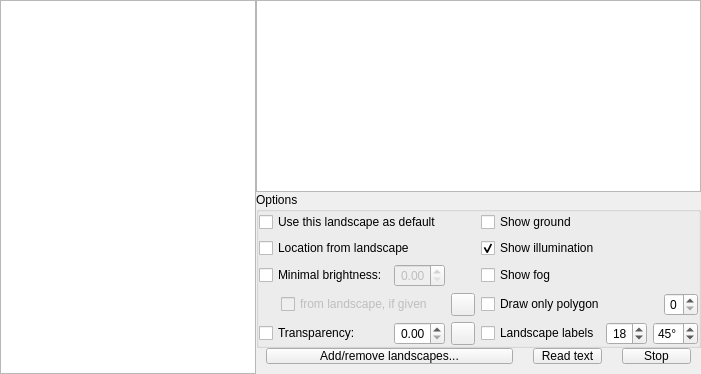
        <widget class="QWidget" name="page_landscape">
         <layout class="QGridLayout" name="gridLayout_3">
          <property name="leftMargin">
           <number>0</number>
          </property>
          <property name="topMargin">
           <number>0</number>
          </property>
          <property name="rightMargin">
           <number>0</number>
          </property>
          <property name="bottomMargin">
           <number>0</number>
          </property>
          <property name="spacing">
           <number>0</number>
          </property>
          <item row="0" column="1">
           <widget class="QTextBrowser" name="landscapeTextBrowser">
            <property name="enabled">
             <bool>true</bool>
            </property>
            <property name="sizePolicy">
             <sizepolicy hsizetype="Expanding" vsizetype="Expanding">
              <horstretch>0</horstretch>
              <verstretch>0</verstretch>
             </sizepolicy>
            </property>
            <property name="frameShape">
             <enum>QFrame::StyledPanel</enum>
            </property>
            <property name="lineWidth">
             <number>1</number>
            </property>
            <property name="verticalScrollBarPolicy">
             <enum>Qt::ScrollBarAsNeeded</enum>
            </property>
            <property name="horizontalScrollBarPolicy">
             <enum>Qt::ScrollBarAlwaysOff</enum>
            </property>
            <property name="openExternalLinks">
             <bool>true</bool>
            </property>
           </widget>
          </item>
          <item row="3" column="1">
           <layout class="QGridLayout" name="landscapeButtonsGridLayout">
            <property name="leftMargin">
             <number>0</number>
            </property>
            <property name="topMargin">
             <number>0</number>
            </property>
            <property name="rightMargin">
             <number>0</number>
            </property>
            <property name="bottomMargin">
             <number>0</number>
            </property>
            <item row="0" column="0" colspan="3">
             <widget class="QPushButton" name="pushButtonAddRemoveLandscapes">
              <property name="styleSheet">
               <string notr="true">margin-left: 10px; margin-right: 10px; margin-bottom:10px;</string>
              </property>
              <property name="text">
               <string>Add/remove landscapes...</string>
              </property>
             </widget>
            </item>
            <item row="0" column="3">
             <widget class="QPushButton" name="pushButtonLandscapes_say">
              <property name="styleSheet">
               <string notr="true">margin-left: 10px; margin-right: 10px; margin-bottom:10px;</string>
              </property>
              <property name="text">
               <string>Read text</string>
              </property>
              <property name="icon">
               <iconset resource="../../data/gui/guiRes.qrc">
                <normaloff>:/graphicGui/uibtStart.png</normaloff>
                <disabledoff>:/graphicGui/uibtStart-disabled.png</disabledoff>:/graphicGui/uibtStart.png</iconset>
              </property>
             </widget>
            </item>
            <item row="0" column="4">
             <widget class="QPushButton" name="pushButtonLandscapes_stop">
              <property name="styleSheet">
               <string notr="true">margin-left: 10px; margin-right: 10px; margin-bottom:10px;</string>
              </property>
              <property name="text">
               <string>Stop</string>
              </property>
              <property name="icon">
               <iconset resource="../../data/gui/guiRes.qrc">
                <normaloff>:/graphicGui/uibtStop.png</normaloff>
                <disabledoff>:/graphicGui/uibtStop-disabled.png</disabledoff>:/graphicGui/uibtStop.png</iconset>
              </property>
             </widget>
            </item>
           </layout>
          </item>
          <item row="1" column="1">
           <widget class="QGroupBox" name="landscapeOptionsGroupBox">
            <property name="sizePolicy">
             <sizepolicy hsizetype="Preferred" vsizetype="Minimum">
              <horstretch>0</horstretch>
              <verstretch>0</verstretch>
             </sizepolicy>
            </property>
            <property name="title">
             <string>Options</string>
            </property>
            <property name="checkable">
             <bool>false</bool>
            </property>
            <layout class="QGridLayout" name="gridLayout_7">
             <property name="leftMargin">
              <number>0</number>
             </property>
             <property name="topMargin">
              <number>0</number>
             </property>
             <property name="rightMargin">
              <number>0</number>
             </property>
             <property name="bottomMargin">
              <number>0</number>
             </property>
             <item row="5" column="0">
              <layout class="QHBoxLayout" name="horizontalLayout_25">
               <property name="leftMargin">
                <number>22</number>
               </property>
               <item>
                <widget class="QCheckBox" name="localLandscapeBrightnessCheckBox">
                 <property name="enabled">
                  <bool>false</bool>
                 </property>
                 <property name="toolTip">
                  <string>Use minimal brightness as may be specified in landscape.ini</string>
                 </property>
                 <property name="text">
                  <string>from landscape, if given</string>
                 </property>
                </widget>
               </item>
              </layout>
             </item>
             <item row="3" column="2">
              <widget class="QCheckBox" name="landscapeIlluminationCheckBox">
               <property name="toolTip">
                <string>Show illumination layer (bright windows, light pollution, etc.)</string>
               </property>
               <property name="text">
                <string>Show illumination </string>
               </property>
               <property name="checked">
                <bool>true</bool>
               </property>
              </widget>
             </item>
             <item row="6" column="0">
              <layout class="QHBoxLayout" name="horizontalLayout_13">
               <item>
                <widget class="QCheckBox" name="landscapeTransparencyCheckBox">
                 <property name="sizePolicy">
                  <sizepolicy hsizetype="Expanding" vsizetype="Fixed">
                   <horstretch>0</horstretch>
                   <verstretch>0</verstretch>
                  </sizepolicy>
                 </property>
                 <property name="text">
                  <string>Transparency:</string>
                 </property>
                </widget>
               </item>
               <item>
                <widget class="QDoubleSpinBox" name="landscapeTransparencySpinBox">
                 <property name="alignment">
                  <set>Qt::AlignRight|Qt::AlignTrailing|Qt::AlignVCenter</set>
                 </property>
                 <property name="minimum">
                  <double>0.000000000000000</double>
                 </property>
                 <property name="maximum">
                  <double>1.000000000000000</double>
                 </property>
                 <property name="singleStep">
                  <double>0.010000000000000</double>
                 </property>
                 <property name="value">
                  <double>0.000000000000000</double>
                 </property>
                </widget>
               </item>
              </layout>
             </item>
             <item row="5" column="2">
              <layout class="QHBoxLayout" name="landscapePolylineHorizontalLayout">
               <item>
                <widget class="QCheckBox" name="landscapePolylineCheckBox">
                 <property name="sizePolicy">
                  <sizepolicy hsizetype="MinimumExpanding" vsizetype="Fixed">
                   <horstretch>0</horstretch>
                   <verstretch>0</verstretch>
                  </sizepolicy>
                 </property>
                 <property name="toolTip">
                  <string>Draw horizon polyline if one is defined.</string>
                 </property>
                 <property name="text">
                  <string>Draw only polygon</string>
                 </property>
                </widget>
               </item>
               <item>
                <widget class="QSpinBox" name="landscapePolylineThicknessSpinBox">
                 <property name="toolTip">
                  <string>Thickness of line in pixels</string>
                 </property>
                 <property name="alignment">
                  <set>Qt::AlignRight|Qt::AlignTrailing|Qt::AlignVCenter</set>
                 </property>
                 <property name="minimum">
                  <number>0</number>
                 </property>
                 <property name="maximum">
                  <number>5</number>
                 </property>
                </widget>
               </item>
              </layout>
             </item>
             <item row="4" column="0">
              <layout class="QHBoxLayout" name="horizontalLayout_11">
               <item>
                <widget class="QCheckBox" name="landscapeBrightnessCheckBox">
                 <property name="sizePolicy">
                  <sizepolicy hsizetype="MinimumExpanding" vsizetype="Fixed">
                   <horstretch>0</horstretch>
                   <verstretch>0</verstretch>
                  </sizepolicy>
                 </property>
                 <property name="toolTip">
                  <string>Use minimal brightness to leave landscape visible also in darkness</string>
                 </property>
                 <property name="text">
                  <string>Minimal brightness:</string>
                 </property>
                </widget>
               </item>
               <item>
                <widget class="QDoubleSpinBox" name="landscapeBrightnessSpinBox">
                 <property name="enabled">
                  <bool>false</bool>
                 </property>
                 <property name="toolTip">
                  <string>Value range 0..1 (landscape is black at night - landscape is fully bright)</string>
                 </property>
                 <property name="alignment">
                  <set>Qt::AlignRight|Qt::AlignTrailing|Qt::AlignVCenter</set>
                 </property>
                 <property name="maximum">
                  <double>1.000000000000000</double>
                 </property>
                 <property name="singleStep">
                  <double>0.010000000000000</double>
                 </property>
                </widget>
               </item>
              </layout>
             </item>
             <item row="6" column="2">
              <layout class="QHBoxLayout" name="horizontalLayout_3">
               <item>
                <widget class="QCheckBox" name="landscapeLabelsCheckBox">
                 <property name="sizePolicy">
                  <sizepolicy hsizetype="Expanding" vsizetype="Fixed">
                   <horstretch>0</horstretch>
                   <verstretch>0</verstretch>
                  </sizepolicy>
                 </property>
                 <property name="text">
                  <string>Landscape labels</string>
                 </property>
                </widget>
               </item>
               <item>
                <widget class="QSpinBox" name="landscapeLabelsFontSizeSpinBox">
                 <property name="toolTip">
                  <string>Font size</string>
                 </property>
                 <property name="alignment">
                  <set>Qt::AlignRight|Qt::AlignTrailing|Qt::AlignVCenter</set>
                 </property>
                 <property name="minimum">
                  <number>5</number>
                 </property>
                 <property name="maximum">
                  <number>48</number>
                 </property>
                 <property name="value">
                  <number>18</number>
                 </property>
                </widget>
               </item>
               <item>
                <widget class="QSpinBox" name="landscapeLabelsAngleSpinBox">
                 <property name="toolTip">
                  <string>Text angle</string>
                 </property>
                 <property name="suffix">
                  <string notr="true">°</string>
                 </property>
                 <property name="minimum">
                  <number>0</number>
                 </property>
                 <property name="maximum">
                  <number>90</number>
                 </property>
                 <property name="singleStep">
                  <number>5</number>
                 </property>
                 <property name="value">
                  <number>45</number>
                 </property>
                </widget>
               </item>
              </layout>
             </item>
             <item row="6" column="1">
              <widget class="ColorButton" name="labelsColorButton">
               <property name="toolTip">
                <string>Color for landscape labels</string>
               </property>
               <property name="text">
                <string notr="true"/>
               </property>
              </widget>
             </item>
             <item row="5" column="1">
              <widget class="ColorButton" name="polygonColorButton">
               <property name="toolTip">
                <string>Color for polygon line</string>
               </property>
               <property name="text">
                <string/>
               </property>
              </widget>
             </item>
             <item row="4" column="2">
              <widget class="QCheckBox" name="showFogCheckBox">
               <property name="text">
                <string>Show fog</string>
               </property>
              </widget>
             </item>
             <item row="2" column="2">
              <widget class="QCheckBox" name="showGroundCheckBox">
               <property name="text">
                <string>Show ground</string>
               </property>
              </widget>
             </item>
             <item row="3" column="0">
              <widget class="QCheckBox" name="landscapeLocationCheckBox">
               <property name="toolTip">
                <string>Set the planet and location as specified for the selected landscape</string>
               </property>
               <property name="text">
                <string>Location from landscape</string>
               </property>
              </widget>
             </item>
             <item row="2" column="0">
              <widget class="QCheckBox" name="useAsDefaultLandscapeCheckBox">
               <property name="text">
                <string>Use this landscape as default</string>
               </property>
              </widget>
             </item>
            </layout>
           </widget>
          </item>
          <item row="0" column="0" rowspan="5">
           <widget class="QListWidget" name="landscapesListWidget">
            <property name="sizePolicy">
             <sizepolicy hsizetype="Preferred" vsizetype="Expanding">
              <horstretch>0</horstretch>
              <verstretch>0</verstretch>
             </sizepolicy>
            </property>
            <property name="focusPolicy">
             <enum>Qt::NoFocus</enum>
            </property>
            <property name="horizontalScrollBarPolicy">
             <enum>Qt::ScrollBarAlwaysOff</enum>
            </property>
           </widget>
          </item>
         </layout>
        </widget>
